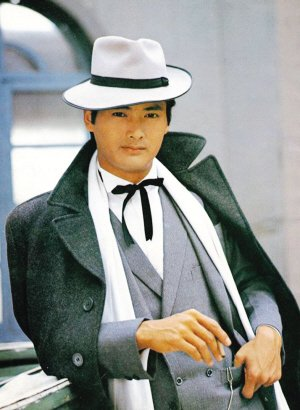
#> input picture 8_图片处理/2.jpg, 300 x 410 px, found by its file name
$ python '图片处理3.py'
#> lines starting #> are read from the running program, lines starting #| are printed output that depends on the picture
from PIL import Image

im1 = Image.open(r'C:\Users\Lenovo\PycharmProjects\untitled1\project\8_图片处理\2.jpg')
#> im1 is the input picture: PIL image 300x410 RGB; mean R, G, B 144.9, 147.5, 143.5
print(im1.size)
#| (300, 410)

# crop()方法，作用裁剪图片，参数是一个列表或元组，其中前两个为起点x,y
# 后两个参数为终点x,y
# 对图片仅需两个点就可以确定大小
# 教师演示一个点固定，拖动其他任意一个改变图片大小，位置以实际为准
#box = [0, 0, 150, 205]
box = [150, 205, 300, 410]
im_crop = im1.crop(box)
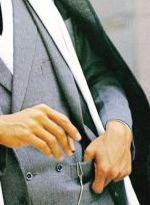
#> im_crop: PIL image 150x205 RGB; mean R, G, B 136.4, 134.1, 124.5
im_crop.save("2_裁剪.jpg")
